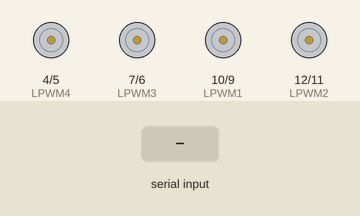
This sketch was run on a simulated Arduino Uno, built with avr-gcc and run on an emulated ATmega328P. Shown: motor-driver pin pairs drawn as motors (green arrow = first pin HIGH = forward, orange = second pin HIGH = backward, longer = more drive). The inputs (shaded band) are chosen by the test bench.

Above: at 1.2 s.
1.3 s: "F" received over Serial
At 3.2 s:
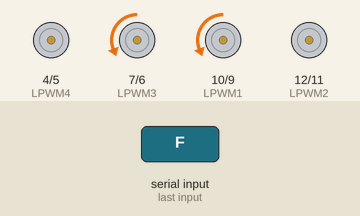
4.3 s: "B" received over Serial
At 5.0 s:
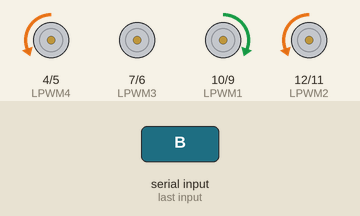
5.8 s: "L" received over Serial
At 6.1 s:
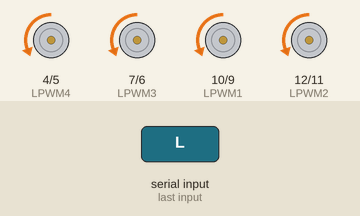
7.3 s: "R" received over Serial
At 8.5 s:
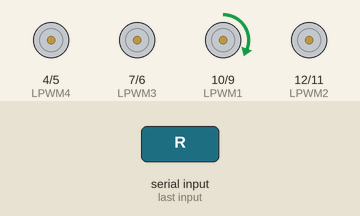
Timing chart, 0 to 9.8 s (numbered marks = the images above; inputs shaded):
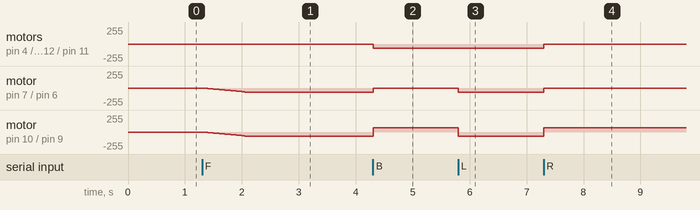

Measured:
- after the input at 1.3 s, motor on pin 7 (LPWM3) / pin 6 (RPWM3), motor on pin 10 (LPWM1) / pin 9 (RPWM1): moves from stopped to backward 64/255 over 0.75 s, starting after 0.05 s
- after the input at 4.3 s, motor on pin 4 (LPWM4) / pin 5 (RPWM4), motor on pin 12 (LPWM2) / pin 11 (RPWM2): stopped → backward 64/255 at once; motor on pin 7 (LPWM3) / pin 6 (RPWM3): backward 64/255 → stopped at once; motor on pin 10 (LPWM1) / pin 9 (RPWM1): backward 64/255 → forward 64/255 at once
- after the input at 5.8 s, motor on pin 7 (LPWM3) / pin 6 (RPWM3): stopped → backward 64/255 at once; motor on pin 10 (LPWM1) / pin 9 (RPWM1): forward 64/255 → backward 64/255 at once
- after the input at 7.3 s, motor on pin 4 (LPWM4) / pin 5 (RPWM4), motor on pin 7 (LPWM3) / pin 6 (RPWM3), motor on pin 12 (LPWM2) / pin 11 (RPWM2): backward 64/255 → stopped at once; motor on pin 10 (LPWM1) / pin 9 (RPWM1): backward 64/255 → forward 64/255 at once

The sketch:

arduino_code.ino
```cpp
// Motor 1 Pins (Front Right)
const int RPWM1 = 9;
const int LPWM1 = 10;

// Motor 2 Pins (Front Left)
const int RPWM2 = 11;
const int LPWM2 = 12;

// Motor 3 Pins (Back Right)
const int RPWM3 = 6;
const int LPWM3 = 7;

// Motor 4 Pins (Back Left)
const int RPWM4 = 5;
const int LPWM4 = 4;

// Speed control
const int MAX_SPEED = 64;        // ~25% of 255; you can increase if needed
int currentSpeed = 0;            // current PWM value
int targetSpeed = 0;             // what we’re ramping toward

char currentDirection = 'S';     // 'F','B','L','R','S'

unsigned long lastRampUpdate = 0;
const unsigned long RAMP_INTERVAL = 50; // ms between speed steps
const int SPEED_STEP = 4;               // how much we change per step

void setup() {
  Serial.begin(9600);

  pinMode(RPWM1, OUTPUT); pinMode(LPWM1, OUTPUT);
  pinMode(RPWM2, OUTPUT); pinMode(LPWM2, OUTPUT);
  pinMode(RPWM3, OUTPUT); pinMode(LPWM3, OUTPUT);
  pinMode(RPWM4, OUTPUT); pinMode(LPWM4, OUTPUT);

  stopMotors();
}

void loop() {
  // --- Handle serial commands from Raspberry Pi ---
  if (Serial.available() > 0) {
    char cmd = Serial.read();

    if (cmd == 'F' || cmd == 'B' || cmd == 'L' || cmd == 'R') {
      currentDirection = cmd;
      targetSpeed = MAX_SPEED;   // ramp up toward this
    } else if (cmd == 'S') {
      currentDirection = 'S';
      targetSpeed = 0;           // ramp down to 0
    }
  }

  // --- Ramp speed toward targetSpeed ---
  unsigned long now = millis();
  if (now - lastRampUpdate >= RAMP_INTERVAL) {
    lastRampUpdate = now;

    if (currentSpeed < targetSpeed) {
      currentSpeed += SPEED_STEP;
      if (currentSpeed > targetSpeed) currentSpeed = targetSpeed;
    } else if (currentSpeed > targetSpeed) {
      currentSpeed -= SPEED_STEP;
      if (currentSpeed < targetSpeed) currentSpeed = targetSpeed;
    }

    applyMotion();
  }
}

// ===== Motor control helpers =====

// Map left/right speeds into your 4 motors (tank style)
void setSideSpeeds(int leftSpeed, int rightSpeed) {
  // Constrain to [0, 255]
  leftSpeed  = constrain(leftSpeed,  -255, 255);
  rightSpeed = constrain(rightSpeed, -255, 255);

  // Right side (Motors 1 & 3)
  if (rightSpeed > 0) {
    analogWrite(RPWM1, rightSpeed); analogWrite(LPWM1, 0);
    analogWrite(RPWM3, rightSpeed); analogWrite(LPWM3, 0);
  } else if (rightSpeed < 0) {
    int s = -rightSpeed;
    analogWrite(LPWM1, s); analogWrite(RPWM1, 0);
    analogWrite(LPWM3, s); analogWrite(RPWM3, 0);
  } else {
    analogWrite(RPWM1, 0); analogWrite(LPWM1, 0);
    analogWrite(RPWM3, 0); analogWrite(LPWM3, 0);
  }

  // Left side (Motors 2 & 4) – wiring reversed
  if (leftSpeed > 0) {
    // forward for left side
    analogWrite(LPWM2, leftSpeed); analogWrite(RPWM2, 0);
    analogWrite(LPWM4, leftSpeed); analogWrite(RPWM4, 0);
  } else if (leftSpeed < 0) {
    int s = -leftSpeed;
    // backward for left side
    analogWrite(RPWM2, s); analogWrite(LPWM2, 0);
    analogWrite(RPWM4, s); analogWrite(LPWM4, 0);
  } else {
    analogWrite(RPWM2, 0); analogWrite(LPWM2, 0);
    analogWrite(RPWM4, 0); analogWrite(LPWM4, 0);
  }
}

void applyMotion() {
  int s = currentSpeed;

  switch (currentDirection) {
    case 'F':
      // forward: both sides forward
      setSideSpeeds(s, s);
      break;
    case 'B':
      // backward: both sides backward
      setSideSpeeds(-s, -s);
      break;
    case 'L':
      // tank turn left: left side backward, right side forward
      setSideSpeeds(-s, s);
      break;
    case 'R':
      // tank turn right: left side forward, right side backward
      setSideSpeeds(s, -s);
      break;
    case 'S':
    default:
      // stop (ramp will bring speed to 0)
      if (currentSpeed == 0) {
        stopMotors();
      } else {
        // still ramping down; keep speeds symmetric
        setSideSpeeds(0, 0);
      }
      break;
  }
}

void stopMotors() {
  analogWrite(RPWM1, 0); analogWrite(LPWM1, 0);
  analogWrite(RPWM2, 0); analogWrite(LPWM2, 0);
  analogWrite(RPWM3, 0); analogWrite(LPWM3, 0);
  analogWrite(RPWM4, 0); analogWrite(LPWM4, 0);
}
```
